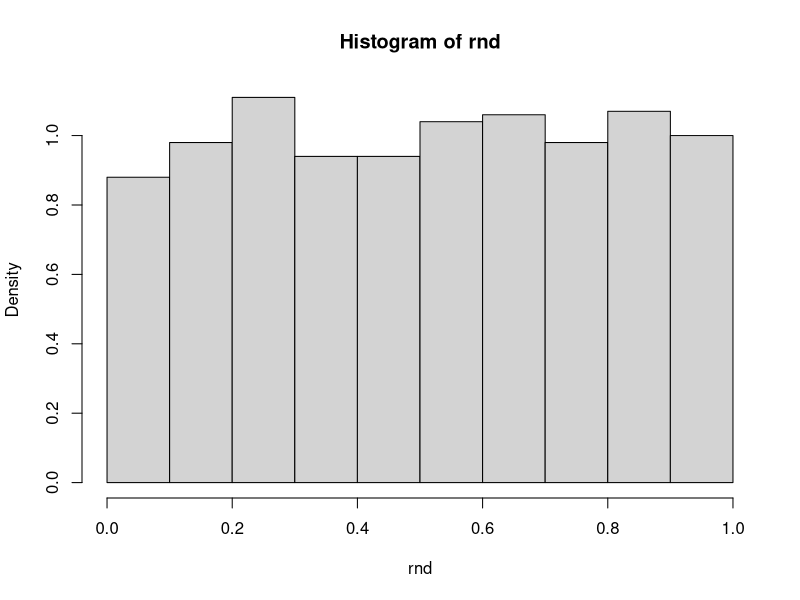
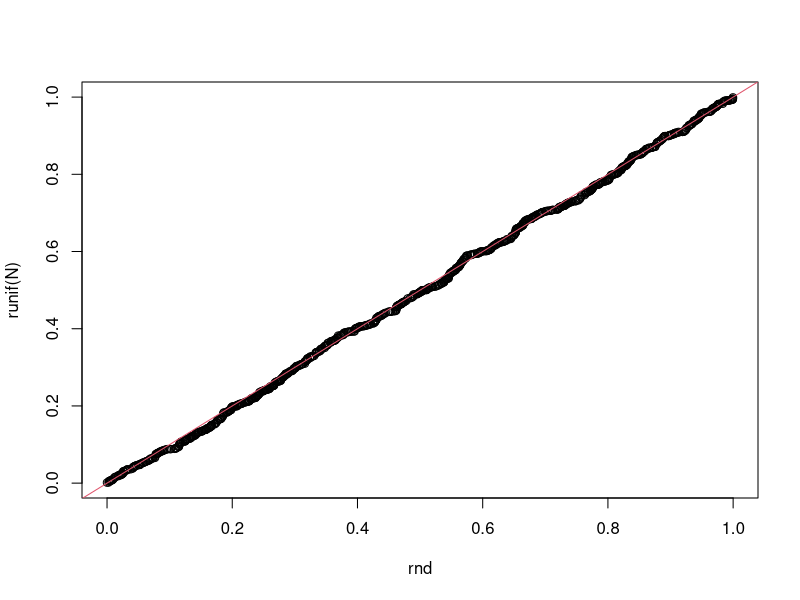
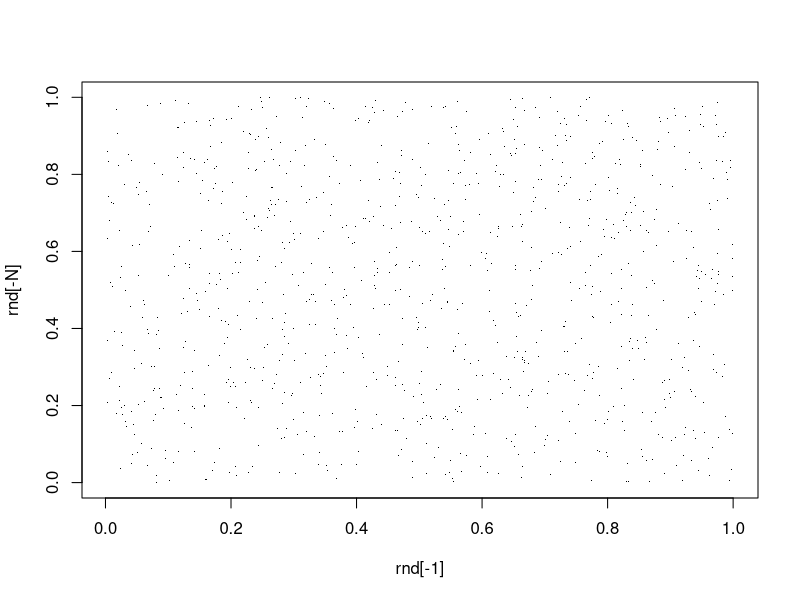
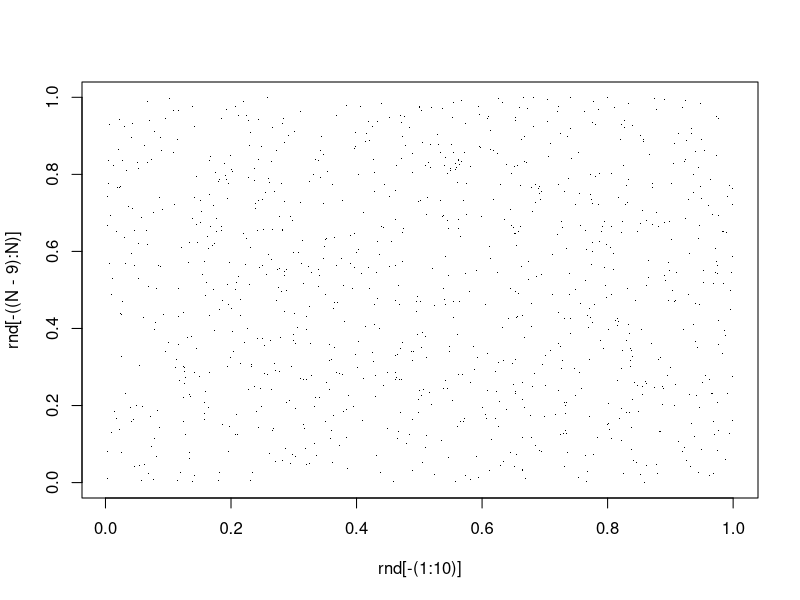

R code for these plots, in order:
generate.sample = function (a, b, x0, M, N) {
    res <- c(x0, rep(0, times=N-1))
    for (i in 2:N) {
        res[i] <- (a*res[i-1] + b) %% M
    }
    return(res/M)
}

a = 16807
b = 0
seed = 10292
M = 2147483647
N = 1000
rnd = generate.sample(a, b, seed, M, N)

hist(rnd, prob=TRUE)
qqplot(rnd, runif(N))
abline(0,1,col=2)
plot(rnd[-1], rnd[-N], pch=".")
plot(rnd[-(1:10)], rnd[-((N-9):N)], pch=".")
